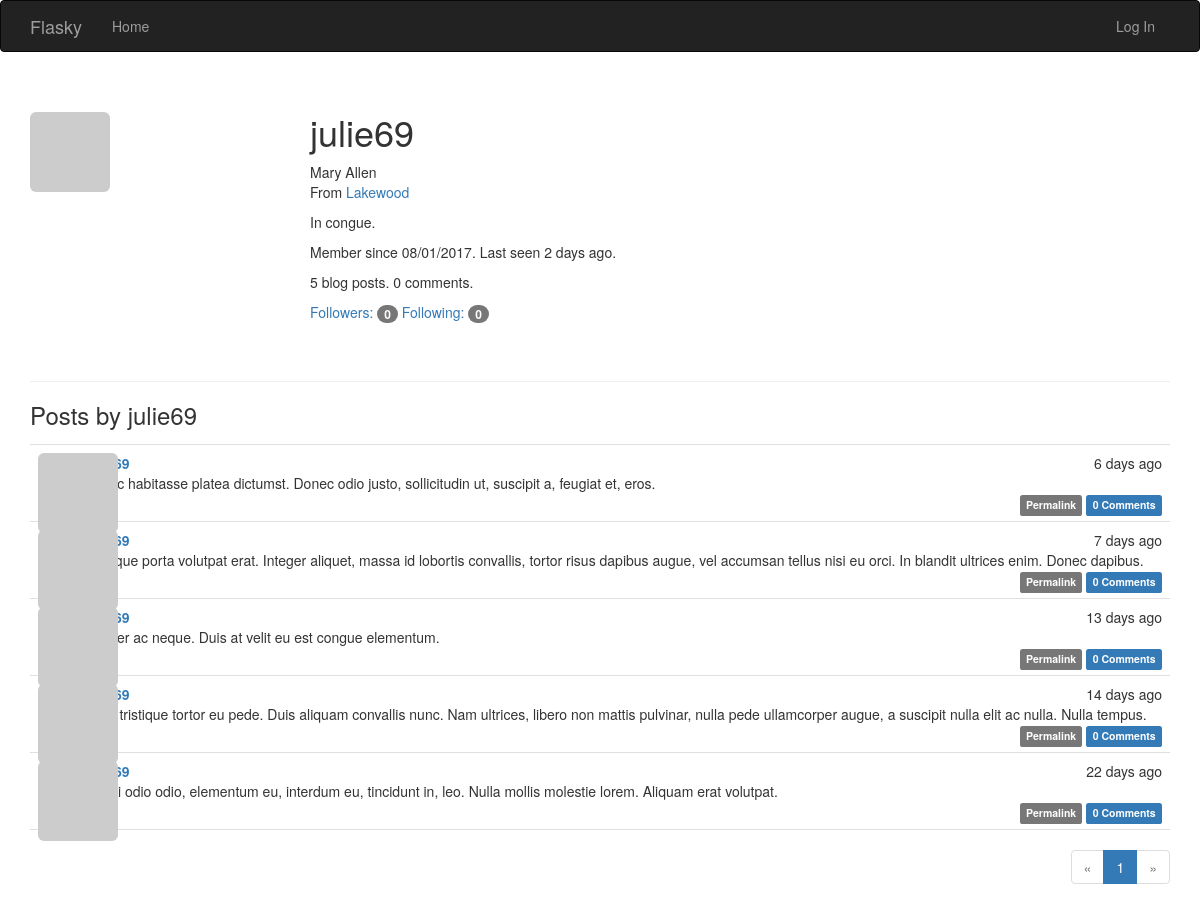
Screenshot of /user/julie69 with the database file from the repository.
### app/models.py (models this page shows, shortened)
class User(UserMixin, db.Model):
    __tablename__ = 'users'
    id = db.Column(db.Integer, primary_key=True)
    email = db.Column(db.String(64), unique=True, index=True)
    username = db.Column(db.String(64), unique=True, index=True)
    role_id = db.Column(db.Integer, db.ForeignKey('roles.id'))
    password_hash = db.Column(db.String(128))
    confirmed = db.Column(db.Boolean, default=False)
    name = db.Column(db.String(64))
    location = db.Column(db.String(64))
    about_me = db.Column(db.Text())
    member_since = db.Column(db.DateTime(), default=datetime.utcnow)
    last_seen = db.Column(db.DateTime(), default=datetime.utcnow)
    avatar_hash = db.Column(db.String(32))
    posts = db.relationship('Post', backref='author', lazy='dynamic')
    followed = db.relationship('Follow', foreign_keys=[Follow.follower_id], backref=db.backref('follower', lazy='joined'), lazy='dynamic', cascade='all, delete-orphan')
    followers = db.relationship('Follow', foreign_keys=[Follow.followed_id], backref=db.backref('followed', lazy='joined'), lazy='dynamic', cascade='all, delete-orphan')
    comments = db.relationship('Comment', backref='author', lazy='dynamic')
    def gravatar(self, size=100, default='identicon', rating='g'):
        if request.is_secure:
            url = 'https://secure.gravatar.com/avatar'
        else:
            url = 'http://www.gravatar.com/avatar'
        try:
            hash = self.avatar_hash or hashlib.md5(self.email.encode('utf-8')).hexdigest()
        except:
            hash = self.avatar_hash
        return '{url}/{hash}?s={size}&d={default}&r={rating}'.format(url=url, hash=hash, size=size, default=default, rating=rating)
    @property
    def password(self):
        raise AttributeError('password is not a readable attribute')

class Post(db.Model):
    __tablename__ = 'posts'
    id = db.Column(db.Integer, primary_key=True)
    body = db.Column(db.Text)
    timestamp = db.Column(db.DateTime, index=True, default=datetime.utcnow)
    author_id = db.Column(db.Integer, db.ForeignKey('users.id'))
    body_html = db.Column(db.Text)
    comments = db.relationship('Comment', backref='post', lazy='dynamic')

### app/main/views.py (the view)
@main.route('/user/<username>')
def user(username):
    user = User.query.filter_by(username=username).first_or_404()
    page = request.args.get('page', 1, type=int)
    pagination = user.posts.order_by(Post.timestamp.desc()).paginate(page, per_page=current_app.config['FLASKY_POSTS_PER_PAGE'],error_out=False)
    posts = pagination.items
    return render_template('user.html', user=user, posts=posts, pagination=pagination)

### app/auth/views.py (called while the page is built)
@auth.before_app_request
def before_request():
    if current_user.is_authenticated:
        current_user.ping()
        if not current_user.confirmed and request.endpoint and request.endpoint[:5] != 'auth.' and request.endpoint != 'static':
            return redirect(url_for('auth.unconfirmed'))

### app/main/__init__.py (called while the page is built)
@main.app_context_processor
def inject_permissions():
    return dict(Permission=Permission)

### app/models.py (called while the page is built)
    def can(self, permissions):
        return False

    def is_administrator(self):
        return False

### app/templates/user.html (shortened to what this page needs)
{% extends "base.html" %}
{% import "_macros.html" as macros %}
{% block page_content %}
<div class="page-header">
	<img class="img-rounded profile-thumbnail" src="{{ user.gravatar(size=256) }}">
		<div class="profile-header">
			<h1>{{ user.username }}</h1>
			{% if user.name or user.location %}
			<p>
				{% if user.name %}{{ user.name }}<br>{% endif %}
				{% if user.location %}
					From <a href="http://maps.google.com/?q={{ user.location }}">{{ user.location }}</a><br>
				{% endif %}
			</p>
			{% endif %}
			{% if user.about_me %}<p>{{ user.about_me }}</p>{% endif %}
			<p>Member since {{ moment(user.member_since).format('L') }}. Last seen {{ moment(user.last_seen).fromNow() }}.</p>
			<p>{{ user.posts.count() }} blog posts. {{ user.comments.count() }} comments.</p>
			<p>
				<a href="{{ url_for('.followers', username=user.username) }}">Followers: <span class="badge">{{ user.followers.count()-1 }}</span></a>
				<a href="{{ url_for('.followed_by', username=user.username) }}">Following: <span class="badge">{{ user.followed.count()-1 }}</span></a>
			</p>
		</div>
</div>
<h3>Posts by {{ user.username }}</h3>
{% include '_posts.html' %}
{% if pagination %}
	<div class="pagination">
		{{ macros.pagination_widget(pagination, '.user', username=user.username) }}
	</div>
{% endif %}
{% endblock %}

### app/templates/_posts.html (shortened to what this page needs)
<ul class="posts">
	{% for post in posts %}
	<li class="post">
		<div class="post-thumbnail">
			<a href="{{ url_for('.user', username=post.author.username) }}">
				<img class="img-rounded profile-thumbnail" src="{{ post.author.gravatar(size=40) }}">
			</a>
		</div>
		<div class="post-content">
			<div class="post-date">{{ moment(post.timestamp).fromNow() }}</div>
			<div class="post-author"><a href="{{ url_for('.user', username=post.author.username) }}">{{ post.author.username }}</a></div>
			<div class="post-body">
				{% if post.body_html %}
					{{ post.body_html | safe }}
				{% else %}
					{{ post.body }}
				{% endif %}
			</div>
			<div class="post-footer">
				<a href="{{ url_for('.post', id=post.id) }}">
					<span class="label label-default">Permalink</span>
				</a>
				<a href="{{ url_for('.post', id=post.id) }}#comments">
					<span class="label label-primary">{{ post.comments.count() }} Comments</span>
				</a>
			</div>
		</div>
	</li>
	{% endfor %}
</ul>

### app/static/styles.css (style rules this page uses)
.profile-thumbnail { position: absolute; }
.profile-header { min-height: 260px; margin-left: 280px; }
ul.posts { list-style-type: none; padding: 0px; margin: 16px 0px 0px 0px; border-top: 1px solid #e0e0e0; }
ul.posts li.post { padding: 8px; border-bottom: 1px solid #e0e0e0; }
div.post-date { float: right; }
div.post-author { font-weight: bold; }
div.post-thumbnail { position: absolute; }
div.post-content { margin-left: 48px; min-height: 48px; }
div.pagination { width: 100%; text-align: right; padding: 0px; margin: 0px; }
div.post-footer { text-align: right; }

### rows the page displays
User: username "julie69", name "Mary Allen", location "Lakewood", about_me "In congue.", member_since "08/01/2017", last_seen "2 days ago"
Post: timestamp "6 days ago", body "In hac habitasse platea dictumst. Donec odio justo, sollicitudin ut, suscipit a, feugiat et, eros.", comments.count "0"
Post: timestamp "7 days ago", body "Quisque porta volutpat erat. Integer aliquet, massa id lobortis convallis, tortor risus dapibus augue, vel accumsan tellus nisi eu orci. In blandit ultrices enim. Donec dapibus.", comments.count "0"
Post: timestamp "13 days ago", body "Integer ac neque. Duis at velit eu est congue elementum.", comments.count "0"
Post: timestamp "14 days ago", body "Nam tristique tortor eu pede. Duis aliquam convallis nunc. Nam ultrices, libero non mattis pulvinar, nulla pede ullamcorper augue, a suscipit nulla elit ac nulla. Nulla tempus.", comments.count "0"
Post: timestamp "22 days ago", body "Morbi odio odio, elementum eu, interdum eu, tincidunt in, leo. Nulla mollis molestie lorem. Aliquam erat volutpat.", comments.count "0"

### other values shown
{{ user.posts.count() }} "5"
{{ user.comments.count() }} "0"
{{ user.followers.count()-1 }} "0"
{{ user.followed.count()-1 }} "0"
{{ p }} "1"
